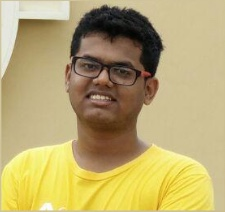
#> input picture pic.jpeg, 225 x 212 px, found by its file name
$ python subplot_image.py
#> lines starting #> are read from the running program, lines starting #| are printed output that depends on the picture
import matplotlib.pyplot as plt
import cv2

path = '/Users/RohanSaxena/Documents/projects/cv'
image = cv2.imread(path + '/pic.jpeg')
#> image is the input picture: shape (212, 225, 3); mean B, G, R 111.1, 167.8, 184.9

blue = image[:, :, 0]
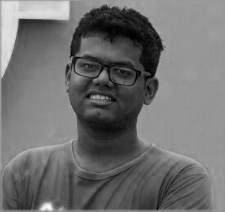
#> blue: shape (212, 225); min 0, max 255, mean 111.1
green = image[:, :, 1]
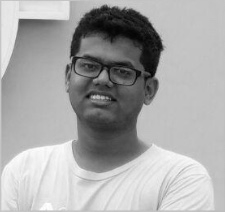
#> green: shape (212, 225); min 0, max 255, mean 167.8
red = image[:, :, 2]
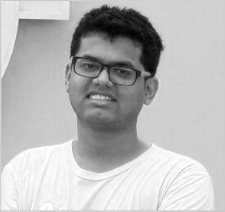
#> red: shape (212, 225); min 0, max 255, mean 184.9

fig = plt.figure()

a = fig.add_subplot(1, 3, 1)
imgplot = plt.imshow(blue, cmap='Blues')
a.set_title('Blue')

a = fig.add_subplot(1, 3, 2)
imgplot = plt.imshow(green, cmap='Greens')
a.set_title('Green')

a = fig.add_subplot(1, 3, 3)
imgplot = plt.imshow(red, cmap='Reds')
a.set_title('Red')

plt.tight_layout()
plt.show()
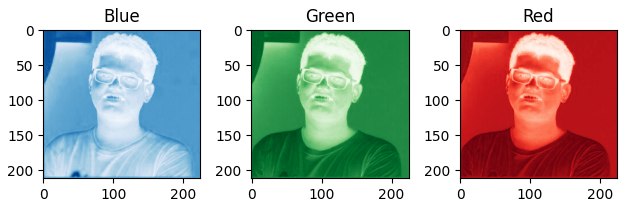
#> figure drawn by matplotlib, 3 panels

$ run again, with car1.png saved as pic.jpeg
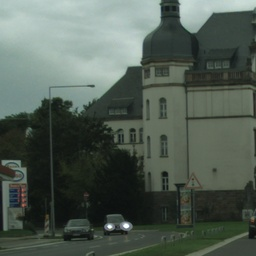
#> input picture car1.png, 256 x 256 px, found by its file name
#> image is the input picture: shape (256, 256, 3); mean B, G, R 83.1, 92.3, 80.7
#> `green = image[:, :, 1]`:
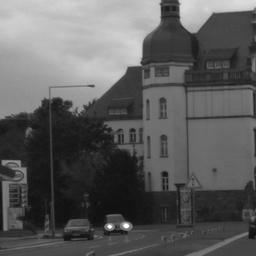
#> green: shape (256, 256); min 13, max 255, mean 92.3
#> `plt.show()`:
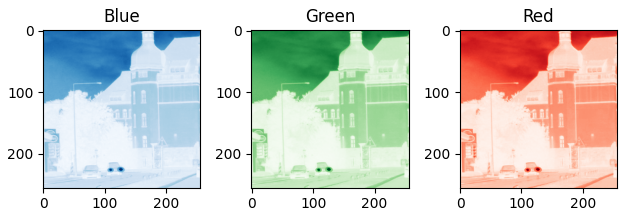
#> figure drawn by matplotlib, 3 panels
